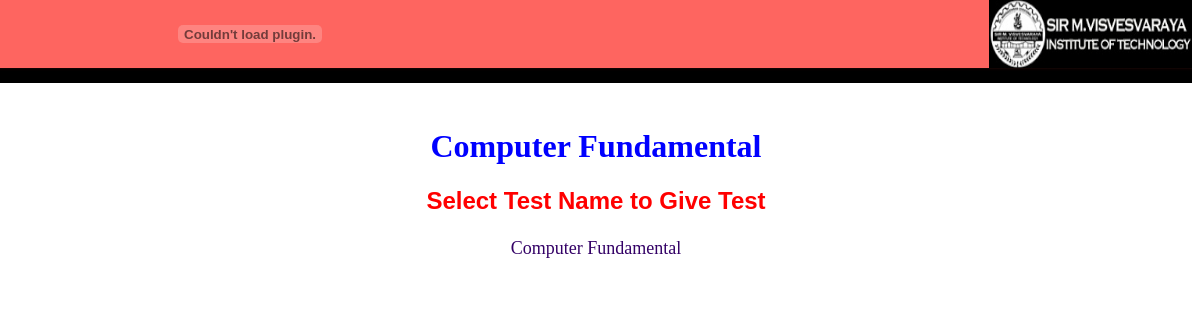
Screenshot of /showtest.php?subid=5 with the database file from the repository.
### tables this page shows
CREATE TABLE IF NOT EXISTS `mst_subject` (
  `sub_id` int(5) NOT NULL AUTO_INCREMENT,
  `sub_name` varchar(25) DEFAULT NULL,
  PRIMARY KEY (`sub_id`)
);

CREATE TABLE IF NOT EXISTS `mst_test` (
  `test_id` int(5) NOT NULL AUTO_INCREMENT,
  `sub_id` int(5) DEFAULT NULL,
  `test_name` varchar(30) DEFAULT NULL,
  `total_que` varchar(15) DEFAULT NULL,
  PRIMARY KEY (`test_id`)
);

### showtest.php (the view, shortened to what this page needs)
<!DOCTYPE HTML PUBLIC "-//W3C//DTD HTML 4.01 Transitional//EN" "http://www.w3.org/TR/html4/loose.dtd">
<html>
<head>
<link href="test.css" rel="stylesheet" type="text/css">
</head>
<body>
<?php
include("header.php");
extract($_GET);
$rs1=mysql_query("select * from mst_subject where sub_id=$subid");
$row1=mysql_fetch_array($rs1);
echo "<h1 align=center><font color=blue> $row1[1]</font></h1>";
$rs=mysql_query("select * from mst_test where sub_id=$subid");
echo "<h2 class=head1> Select Test Name to Give Test </h2>";
echo "<table align=center>";
while($row=mysql_fetch_row($rs))
{
	echo "<tr><td align=center ><a href=test.php?testid=$row[0]&subid=$subid><font size=4>$row[2]</font></a>";
}
echo "</table>";
?>
</body>
</html>

### test.css (style rules this page uses)
body { margin-left: 0px; margin-top: 0px; }
a:link { color: #330066; text-decoration: none; }
.head1 { font-family: Arial, Helvetica, sans-serif; font-size: 24px; color: #FF0000; text-align: center; font-weight: bold; }

### rows the page displays
mst_subject: sub_name "Computer Fundamental"
mst_test: test_name "Computer Fundamental"
